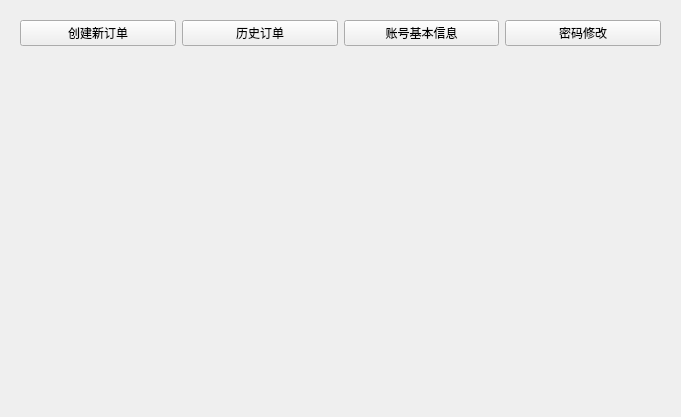
<?xml version="1.0" encoding="UTF-8"?>
<ui version="4.0">
 <class>AccountMangement</class>
 <widget class="QWidget" name="AccountMangement">
  <property name="geometry">
   <rect>
    <x>0</x>
    <y>0</y>
    <width>681</width>
    <height>417</height>
   </rect>
  </property>
  <property name="windowTitle">
   <string>Form</string>
  </property>
  <layout class="QGridLayout" name="gridLayout_2">
   <item row="0" column="0">
    <layout class="QGridLayout" name="gridLayout">
     <item row="1" column="0">
      <widget class="QWidget" name="widget" native="true">
       <layout class="QVBoxLayout" name="verticalLayout">
        <item>
         <layout class="QHBoxLayout" name="horizontalLayout">
          <item>
           <widget class="QPushButton" name="newOrderButton">
            <property name="text">
             <string>创建新订单</string>
            </property>
           </widget>
          </item>
          <item>
           <widget class="QPushButton" name="orderHistoryButton">
            <property name="text">
             <string>历史订单</string>
            </property>
           </widget>
          </item>
          <item>
           <widget class="QPushButton" name="basicInformationButton">
            <property name="text">
             <string>账号基本信息</string>
            </property>
            <property name="name" stdset="0">
             <string>PushButton</string>
            </property>
           </widget>
          </item>
          <item>
           <widget class="QPushButton" name="changePasswordButton">
            <property name="text">
             <string>密码修改</string>
            </property>
            <property name="name" stdset="0">
             <string>PushButton</string>
            </property>
           </widget>
          </item>
         </layout>
        </item>
        <item>
         <widget class="QWidget" name="widget_2" native="true">
          <property name="sizePolicy">
           <sizepolicy hsizetype="Expanding" vsizetype="Expanding">
            <horstretch>0</horstretch>
            <verstretch>0</verstretch>
           </sizepolicy>
          </property>
          <layout class="QHBoxLayout" name="horizontalLayout_2">
           <item>
            <widget class="QStackedWidget" name="stackedWidget">
             <widget class="QWidget" name="new_order_page"/>
             <widget class="QWidget" name="history_order_page">
              <widget class="QTableView" name="orderHistoryView">
               <property name="geometry">
                <rect>
                 <x>0</x>
                 <y>0</y>
                 <width>591</width>
                 <height>341</height>
                </rect>
               </property>
              </widget>
             </widget>
            </widget>
           </item>
          </layout>
         </widget>
        </item>
       </layout>
      </widget>
     </item>
    </layout>
   </item>
  </layout>
 </widget>
 <resources/>
 <connections/>
</ui>
